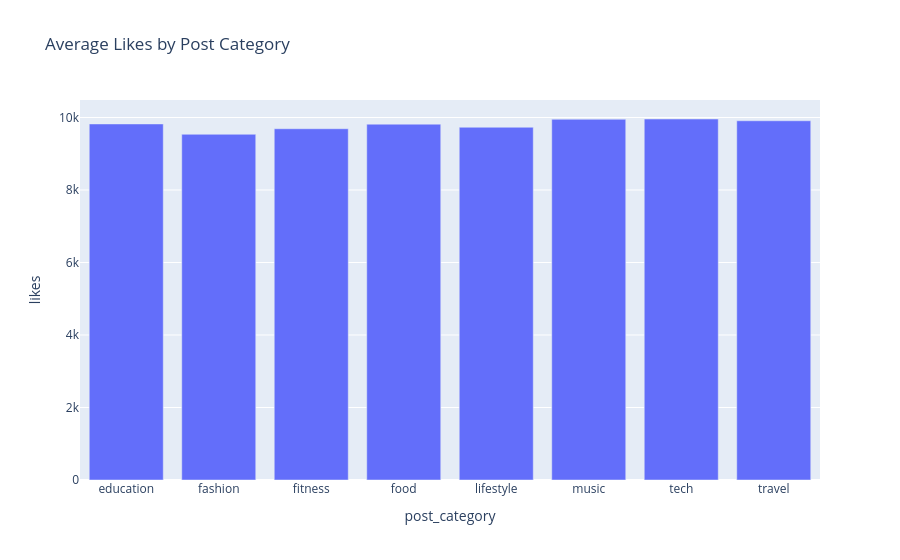

The notebook cell this image was saved under:
### Code cell
avg_likes = df_clean.groupby("post_category", as_index=False)["likes"].mean()

fig = px.bar(
    avg_likes,
    x="post_category",
    y="likes",
    title="Average Likes by Post Category"
)

fig.show()

### Figure 1 — Plotly figure (JSON) as saved in the notebook; plotly's stock layout.template omitted (floating-point values rounded to 4 significant figures)
{"data": [{"hovertemplate": "post_category=%{x}<br>likes=%{y}<extra></extra>", "legendgroup": "", "marker": {"color": "#636efa", "pattern": {"shape": ""}}, "name": "", "orientation": "v", "showlegend": false, "textposition": "auto", "type": "bar", "x": ["education", "fashion", "fitness", "food", "lifestyle", "music", "tech", "travel"], "xaxis": "x", "y": [9822.0, 9537.0, 9690.0, 9817.0, 9731.0, 9951.0, 9959.0, 9910.0], "yaxis": "y"}], "layout": {"barmode": "relative", "legend": {"tracegroupgap": 0}, "title": {"text": "Average Likes by Post Category"}, "xaxis": {"anchor": "y", "domain": [0, 1], "title": {"text": "post_category"}}, "yaxis": {"anchor": "x", "domain": [0, 1], "title": {"text": "likes"}}}}
